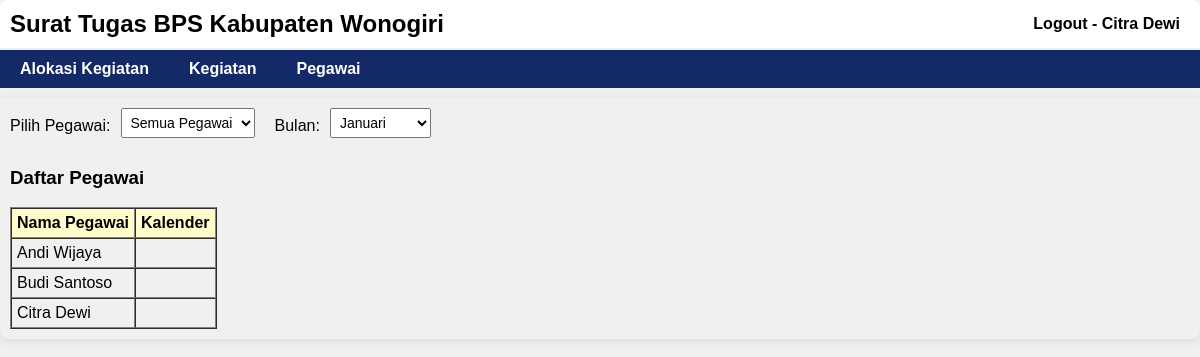
The page /index.php (signed in) on the database its author committed.
### tables this page shows
CREATE TABLE `pegawai` (
  `id` int(11) NOT NULL,
  `nip` varchar(20) NOT NULL,
  `nip_lama` varchar(20) DEFAULT NULL,
  `nama` varchar(255) DEFAULT NULL,
  `jabatan` varchar(50) DEFAULT NULL,
  `golongan` varchar(10) DEFAULT NULL,
  `pangkat` varchar(50) DEFAULT NULL,
  `username` varchar(50) DEFAULT NULL,
  `password` varchar(50) DEFAULT NULL,
  `level` varchar(255) DEFAULT NULL
);

### index.php (the view, shortened to what this page needs)
<?php
include_once("db_connection.php");
$nip = $_SESSION["nip"];
$employees = [];
if ($_SESSION['level'] == "Administrator") {
    $result = mysqli_query($conn, "SELECT * FROM pegawai ORDER BY nama");
    while ($row = mysqli_fetch_assoc($result)) {
        $employees[] = $row;
    }
} else {
    $result = mysqli_query($conn, "SELECT * FROM pegawai WHERE nip='$nip'");
    $employees = mysqli_fetch_all($result, MYSQLI_ASSOC);
}
?>
<!DOCTYPE html>
<html lang="en">
<head>
    <link rel="stylesheet" href="styles.css">
    <link rel="stylesheet" href="https://cdnjs.cloudflare.com/ajax/libs/font-awesome/6.0.0-beta3/css/all.min.css" />
</head>
<body>
    <?php include 'header.php'; ?>
    <main>
        <div class="content-wrapper">
            <div class="right-column">
                <div class="filter">
                    <label for="employee-select">Pilih Pegawai:</label>
                    <select id="employee-select" onchange="updateCalendar()">
                        <?php if ($_SESSION['level'] == "Administrator") { ?>
                            <option value="all">Semua Pegawai</option>
                        <?php } ?>
                  </select>
                    <label for="month-select">Bulan:</label>
                    <select id="month-select" onchange="updateCalendar()">
                        <option value="0">Januari</option>
                    </select>
                </div>
                <div class="left-column">
                    <?php if ($_SESSION['level'] == "Administrator") { ?>
                        <h3>Daftar Pegawai</h3>
                        <table border='1' cellspacing='0' cellpadding='5' id="employee-table">
                            <tr bgcolor='#FFFCCC'>
                                <th>Nama Pegawai</th>
                                <th>Kalender</th>
                            </tr>
                            <?php foreach ($employees as $employee) { ?>
                                <tr data-nama="<?php echo $employee['nama']; ?>" class="employee-row">
                                    <td><?php echo $employee['nama']; ?></td>
                                    <td>
                </div>
            </div>
            </td>
            </tr>
        <?php } ?>
    <?php } ?>
    </main>
</body>
</html>

### styles.css (style rules this page uses)
body { font-family: Arial, sans-serif; margin: 0; padding: 0; background-color: #f0f0f0; justify-content: center; align-items: center; }
main { flex: 1; padding: 10px; border-radius: 0 0 8px 8px; box-shadow: 0 2px 10px rgba(0, 0, 0, 0.1); margin-top: 10px; }
.filter { margin-bottom: 30px; display: flex; align-items: center; padding: 0; margin: 0; }
label { margin-right: 10px; margin-bottom: 5px; }
select { margin-bottom: 10px; margin-right: 20px; padding: 5px; font-size: 14px; }

### rows shown on the page
pegawai: nama "Andi Wijaya"
pegawai: nama "Budi Santoso"
pegawai: nama "Citra Dewi"

### other values the page prints
$_SESSION["user"] "Citra Dewi"
